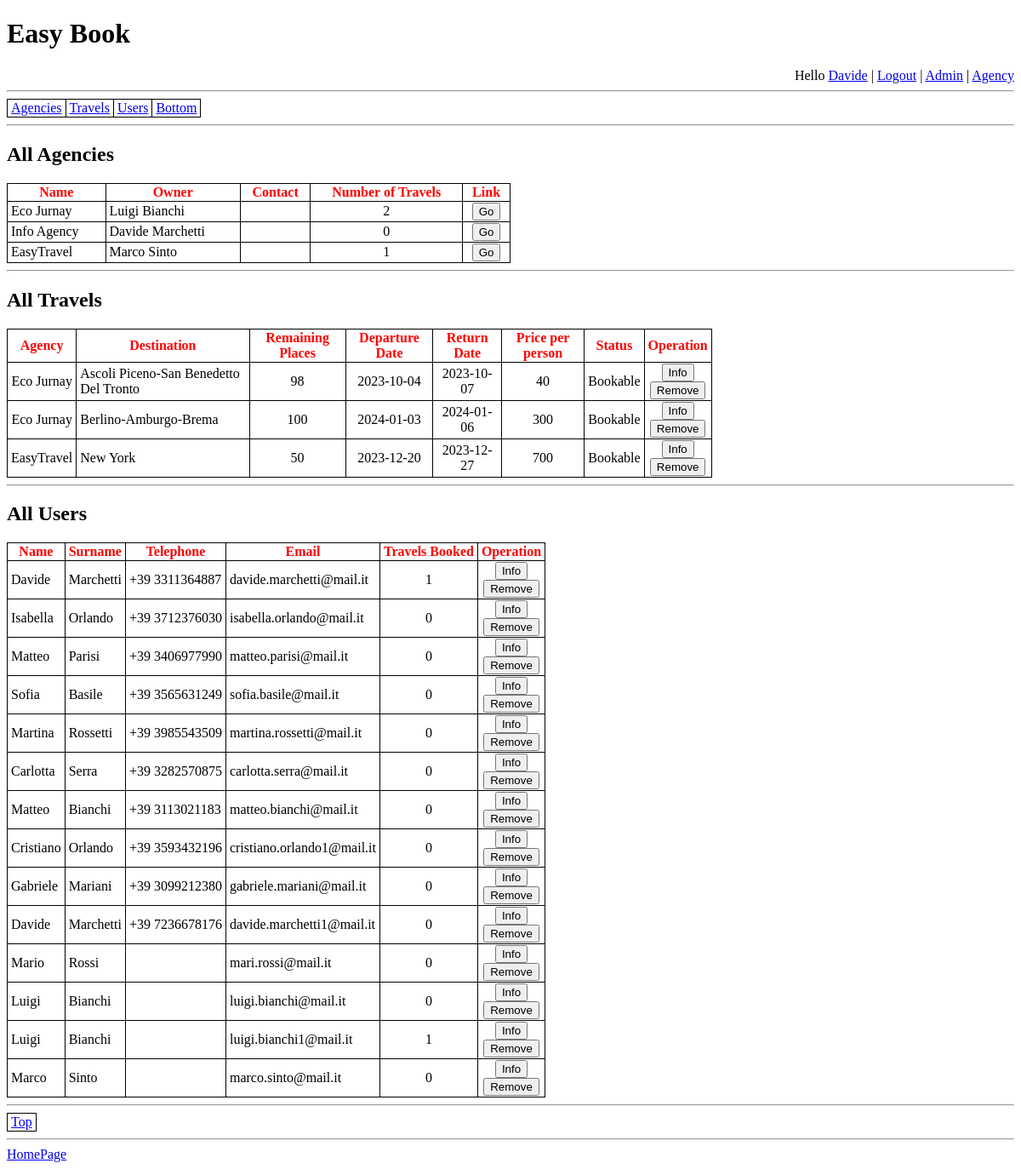
/admin/homepage_admin.php (signed in), run on the app's committed database.
### tables this page shows
CREATE TABLE `agenzia` (
  `id` int NOT NULL,
  `nome` varchar(100) NOT NULL,
  `proprietario` varchar(100) NOT NULL,
  `sedeFisica` varchar(100) DEFAULT NULL,
  `telefono` varchar(14) DEFAULT NULL,
  `id_utente` int NOT NULL
);

CREATE TABLE `viaggio` (
  `id` int NOT NULL,
  `postiDisponibili` int NOT NULL,
  `dataPartenza` date NOT NULL,
  `dataArrivo` date NOT NULL,
  `prezzo` int NOT NULL,
  `id_agenzia` int NOT NULL,
  `id_itinerario` int NOT NULL
);

CREATE TABLE `utente` (
  `id` int NOT NULL,
  `nome` varchar(40) NOT NULL,
  `cognome` varchar(40) NOT NULL,
  `telefono` varchar(14) DEFAULT NULL,
  `email` tinytext NOT NULL,
  `password` varchar(255) NOT NULL
);

### admin/homepage_admin.php (the view, shortened to what this page needs)
<!DOCTYPE html>
<html lang="en">
<head>
    <link rel="stylesheet" href="../style/style.css">
</head>
<body>
    <h1>Easy Book</h1>
    <?php
    include_once("../database/dbConnection.php");
    $conn = OpenCon();
    ?>
    <hr>
    <table id="top">
        <tr>
            <td><a href="#agency">Agencies</a></td>
            <td><a href="#travel">Travels</a></td>
            <td><a href="#user">Users</a></td>
            <td><a href="#bot">Bottom</a></td>
        </tr>
    </table>
    <hr>
    <h2 id="agency">All Agencies</h2>
    <table style="max-width: 70%; min-width: 50%">
        <tr>
            <th>Name</th>
            <th>Owner</th>
            <th>Contact</th>
            <th>Number of Travels</th>
            <th>Link</th>
        </tr>
        <?php
        $query = 'SELECT *, (SELECT COUNT(v.id) FROM viaggio as v WHERE v.id_agenzia = a.id) AS nt FROM agenzia AS a';
        $res = $conn->query($query);
        foreach ($res as $r) {
            echo ("<tr>");
            echo ("<td>" . $r["nome"] . "</td>");
            echo ("<td>" . $r["proprietario"] . "</td>");
            echo ("<td>" . $r["telefono"] . "</td>");
            echo ("<td style = \"text-align: center\">" . $r["nt"] . "</td>");
        ?>
            <td style="text-align: center">
                <form action="../agency/info_agency.php" method="get">
                    <button type="submit" name="agency" value="<?php echo ($r["nome"]); ?>">Go</button>
                </form>
            </td>
        <?php
            echo ("</tr>");
        }
        ?>
    </table>
    <hr>
    <h2 id="travel">All Travels</h2>
    <table style="max-width: 70%">
        <tr>
            <th>Agency</th>
            <th>Destination</th>
            <th>Remaining Places</th>
            <th>Departure Date</th>
            <th>Return Date</th>
            <th>Price per person</th>
            <th>Status</th>
            <th>Operation</th>
        </tr>
        <?php
        $travel_query = 'SELECT * FROM viaggio AS v';
        $tv = $conn->query($travel_query);
        foreach ($tv as $x) {
            $dest_query = 'SELECT l.nome FROM localita as l, itinerario_localita as il
                        WHERE l.id = il.id_localita
                        AND il.id_itinerario = \'' . $x["id_itinerario"] . '\'';
            $dest = $conn->query($dest_query);
            $cities = "";
            foreach ($dest as $c) {
                $cities .= ($c["nome"] . '-');
            }
            $cities = substr_replace($cities, "", -1);
            $agency_query = "SELECT * FROM agenzia as a WHERE a.id = '{$x["id_agenzia"]}'";
            $agency = $conn->query($agency_query)->fetch_array();
            $status = "";
            if (date('Y-m-d') < $x["dataPartenza"]) {
                $status = "Bookable";
            } else if (date('Y-m-d') > $x["dataArrivo"]) {
                $status = "Finished";
            } else {
                $status = "Ongoing";
            }
            echo ("<tr>");
            echo ("<td style = \"text-align: center\">{$agency["nome"]}</td>");
            echo ("<td>{$cities}</td>");
            echo ("<td style = \"text-align: center\">" . $x["postiDisponibili"] . "</td>");
            echo ("<td style = \"text-align: center\">" . $x["dataPartenza"] . "</td>");
            echo ("<td style = \"text-align: center\">" . $x["dataArrivo"] . "</td>");
            echo ("<td style = \"text-align: center\">" . $x["prezzo"] . "</td>");
            echo ("<td style = \"text-align: center\">{$status}</td>");
            echo ("<td style=\"text-align: center\">");
        ?>
            <form action="../agency/info_travel.php" method="get">
                <button name="travel" value="<?php echo ($x["id"]); ?>">Info</button>
            </form>
            <form action="../agency/operation/remove_travel.php" method="get">
                <button name="travel" value="<?php echo ($x["id"]); ?>">Remove</button>
            </form>
        <?php
            echo ("</td>");
            echo ("</tr>");
        }
        ?>
    </table>
    <hr>
    <h2 id="user">All Users</h2>
    <table>
        <table style="max-width: 70%; min-width: 50%">
            <tr>
                <th>Name</th>
                <th>Surname</th>
                <th>Telephone</th>
                <th>Email</th>
                <th>Travels Booked</th>
                <th>Operation</th>
            </tr>
            <?php
            $user_query = "SELECT *, (SELECT COUNT(v.id) FROM viaggio_utente as v WHERE v.id_utente = u.id) as travels FROM utente as u";
            $user = $conn->query($user_query);
            foreach ($user as $x) {
                echo ("<tr>");
                echo ("<td>" . $x["nome"] . "</td>");
                echo ("<td>" . $x["cognome"] . "</td>");
                echo ("<td>" . $x["telefono"] . "</td>");
                echo ("<td>" . $x["email"] . "</td>");
                echo ("<td style = \"text-align: center\">" . $x["travels"] . "</td>");
            ?>
                <td style="text-align: center">
                    <form action="../user/info_user.php" method="post">
                        <button type="submit" name="user" value="<?php echo ($x["id"]); ?>">Info</button>
                    </form>
                    <form action="../admin/operation/remove_user.php" method="post">
                        <button type="submit" name="user" value="<?php echo ($x["id"]); ?>">Remove</button>
                    </form>
                </td>
            <?php
                echo ("</tr>");
            }
            ?>
        </table>
    </table>
    <hr>
    <table id="bot">
        <tr>
            <td><a href="#top">Top</a></td>
        </tr>
    </table>
    <hr>
    <footer>
        <a href=" ../index.php">HomePage</a>
    </footer>
</body>
</html>

### admin/homepage_admin.php (style rules this page uses)
table, th { border: 1px solid black; border-collapse: collapse; padding-left: 4px; padding-right: 4px; color: red; width: auto; }
td { border: 1px solid black; border-collapse: collapse; padding-left: 4px; padding-right: 4px; color: black; width: auto; }

### data on the page
agenzia: nome "Eco Jurnay", proprietario "Luigi Bianchi", nt "2"
agenzia: nome "Info Agency", proprietario "Davide Marchetti", nt "0"
agenzia: nome "EasyTravel", proprietario "Marco Sinto", nt "1"
viaggio: id_agenzia.nome "Eco Jurnay", cities "Ascoli Piceno-San Benedetto Del Tronto", postiDisponibili "98", dataPartenza "2023-10-04", dataArrivo "2023-10-07", prezzo "40", dataPartenza "Bookable", $x["id"] 10 (drawn)
viaggio: id_agenzia.nome "Eco Jurnay", cities "Berlino-Amburgo-Brema", postiDisponibili "100", dataPartenza "2024-01-03", dataArrivo "2024-01-06", prezzo "300", dataPartenza "Bookable", $x["id"] 11 (drawn)
viaggio: id_agenzia.nome "EasyTravel", cities "New York", postiDisponibili "50", dataPartenza "2023-12-20", dataArrivo "2023-12-27", prezzo "700", dataPartenza "Bookable", $x["id"] 12 (drawn)
utente: nome "Davide", cognome "Marchetti", telefono "+39 3311364887", email "davide.marchetti@mail.it", travels "1"
utente: nome "Isabella", cognome "Orlando", telefono "+39 3712376030", email "isabella.orlando@mail.it", travels "0", $x["id"] 2 (drawn)
utente: nome "Matteo", cognome "Parisi", telefono "+39 3406977990", email "matteo.parisi@mail.it", travels "0", $x["id"] 3 (drawn)
utente: nome "Sofia", cognome "Basile", telefono "+39 3565631249", email "sofia.basile@mail.it", travels "0", $x["id"] 4 (drawn)
utente: nome "Martina", cognome "Rossetti", telefono "+39 3985543509", email "martina.rossetti@mail.it", travels "0", $x["id"] 6 (drawn)
utente: nome "Carlotta", cognome "Serra", telefono "+39 3282570875", email "carlotta.serra@mail.it", travels "0", $x["id"] 7 (drawn)
utente: nome "Matteo", cognome "Bianchi", telefono "+39 3113021183", email "matteo.bianchi@mail.it", travels "0", $x["id"] 8 (drawn)
utente: nome "Cristiano", cognome "Orlando", telefono "+39 3593432196", email "cristiano.orlando1@mail.it", travels "0", $x["id"] 9 (drawn)
utente: nome "Gabriele", cognome "Mariani", telefono "+39 3099212380", email "gabriele.mariani@mail.it", travels "0", $x["id"] 10 (drawn)
utente: nome "Davide", cognome "Marchetti", telefono "+39 7236678176", email "davide.marchetti1@mail.it", travels "0", $x["id"] 11 (drawn)
utente: nome "Mario", cognome "Rossi", email "mari.rossi@mail.it", travels "0", $x["id"] 12 (drawn)
utente: nome "Luigi", cognome "Bianchi", email "luigi.bianchi@mail.it", travels "0", $x["id"] 13 (drawn)
utente: nome "Luigi", cognome "Bianchi", email "luigi.bianchi1@mail.it", travels "1", $x["id"] 14 (drawn)
utente: nome "Marco", cognome "Sinto", email "marco.sinto@mail.it", travels "0", $x["id"] 15 (drawn)

### other printed values
$_SESSION["name"] "Davide"
